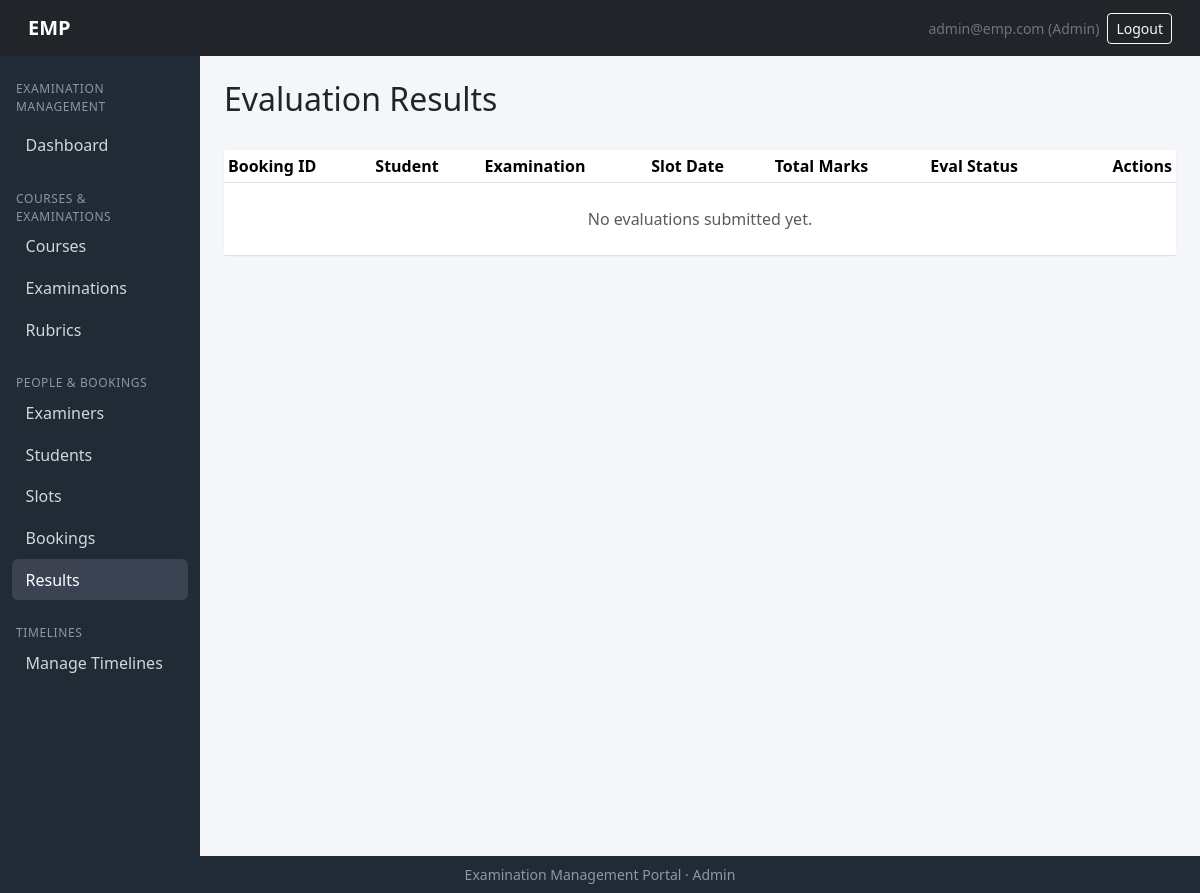
The page /admin/results (signed in) on the database as committed earlier.
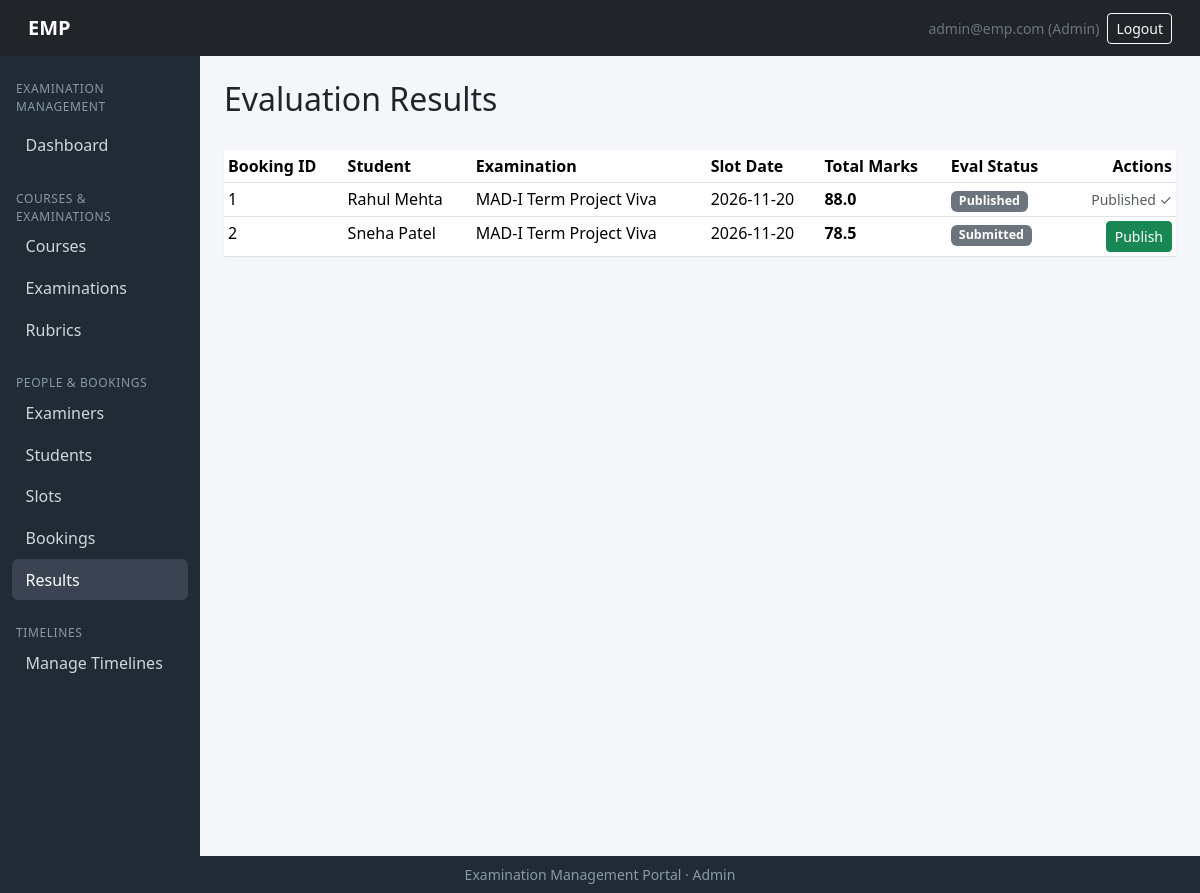
The same page on the database as committed later.
### models/models.py (models this page shows)
class Evaluation(db.Model):
    __tablename__ = "evaluations"
    id      = db.Column(db.Integer, primary_key=True)
    booking_id = db.Column(db.Integer, db.ForeignKey("bookings.id"), unique=True, nullable=False)
    examiner_id  =db.Column(db.Integer, db.ForeignKey("examiners.id"), nullable=False)
    total_marks = db.Column(db.Float)
    remarks  =db.Column(db.Text)
    status= db.Column(db.String(20), default="draft")        # draft|submitted|published
    submitted_at = db.Column(db.DateTime)
    scores       = db.relationship("EvaluationScore", backref="evaluation",
                                   cascade="all, delete-orphan")

class Student(db.Model):
    __tablename__ = "students"
    id= db.Column(db.Integer, primary_key=True)
    user_id =db.Column(db.Integer, db.ForeignKey("users.id"), unique=True, nullable=False)
    roll_no = db.Column(db.String(50), unique=True, nullable=False)
    name= db.Column(db.String(120), nullable=False)
    phone=db.Column(db.String(30))
    course_id = db.Column(db.Integer, db.ForeignKey("courses.id"))
    year  =  db.Column(db.String(20))
    status =  db.Column(db.String(20), default="active")       # active|inactive
    course= db.relationship("Course", backref="students")
    bookings=db.relationship("Booking", backref="student")

class Examination(db.Model):
    __tablename__ = "examinations"
    id   = db.Column(db.Integer, primary_key=True)
    course_id = db.Column(db.Integer, db.ForeignKey("courses.id"), nullable=False)
    name     = db.Column(db.String(150), nullable=False)
    exam_type= db.Column(db.String(30), nullable=False)   # Viva|Practical|Project Demo|Assessment
    duration = db.Column(db.Integer, nullable=False)       # in minutes ig?
    max_marks = db.Column(db.Integer, nullable=False)
    slot_creation_start = db.Column(db.DateTime)
    slot_creation_end=db.Column(db.DateTime)
    slot_booking_start  = db.Column(db.DateTime)
    slot_booking_end  = db.Column(db.DateTime)
    status = db.Column(db.String(20), default="draft")  # draft|slot_creation|booking_open|closed|completed perhaps
    rubrics = db.relationship("Rubric", backref="exam")
    slots  = db.relationship("ExaminationSlot", backref="exam")

class ExaminationSlot(db.Model):
    __tablename__ = "examination_slots"
    id  = db.Column(db.Integer, primary_key=True)
    exam_id  = db.Column(db.Integer, db.ForeignKey("examinations.id"), nullable=False)
    examiner_id=db.Column(db.Integer, db.ForeignKey("examiners.id"), nullable=False)
    date = db.Column(db.Date, nullable=False)
    start_time= db.Column(db.Time, nullable=False)
    end_time       = db.Column(db.Time, nullable=False)
    max_capacity   = db.Column(db.Integer, nullable=False)
    available_seats = db.Column(db.Integer, nullable=False)
    status         = db.Column(db.String(20), default="available")  # available|full|cancelled|completed
    bookings  = db.relationship("Booking", backref="slot")

### routes/admin_routes.py (the view)
@admin_bp.route('/results')
@login_required
def results():
    if not admin_only():
        return redirect(url_for('auth.login'))
    all_bookings = Booking.query.all()
    results_data = []
    for b in all_bookings:
        ev = b.evaluation
        if not ev:
            continue
        results_data.append({
            'booking_id': b.id,
            'evaluation_id': ev.id,
            'student_name': b.student.name,
            'exam_name': b.slot.exam.name,
            'slot_date': b.slot.date,
            'total_marks': ev.total_marks if ev.total_marks is not None else '—',
            'eval_status': ev.status.capitalize(),
        })
    return render_template('admin/results.html', results=results_data)

### app.py (called while the page is built)
@login_manager.user_loader
def load_user(user_id):
    return User.query.get(int(user_id))

### routes/admin_routes.py (called while the page is built)
def admin_only():
    if current_user.role != 'admin':
        flash('Access denied.', 'danger')
        return False
    return True

### templates/admin/results.html (shortened to what this page needs)
{% extends "admin/base_admin.html" %}
{% import "admin/_status.html"  as status %}
{% block content %}
<div class="d-flex justify-content-between align-items-center mb-4">
    <h2>Evaluation Results</h2>
</div>
<div class="card">
    <div class="table-responsive">
        <table class="table table-sm table-hover mb-0">
            <thead>
                <tr>
                    <th>Booking ID</th>
                    <th>Student</th>
                    <th>Examination</th>
                    <th>Slot Date</th>
                    <th>Total Marks</th>
                    <th>Eval Status</th>
                    <th class="text-end">Actions</th>
                </tr>
            </thead>
            <tbody>
                {% for r in results %}
                    <tr>
                        <td>{{ r.booking_id }}</td>
                        <td>{{ r.student_name }}</td>
                        <td>{{ r.exam_name }}</td>
                        <td>{{ r.slot_date }}</td>
                        <td><strong>{{ r.total_marks }}</strong></td>
                        <td>{{ status.status_badge(r.eval_status) }}</td>
                        <td class="text-end">
                            {% if r.eval_status == 'Submitted' %}
                                <form method="POST" action="{{ url_for('admin.publish_result', evaluation_id=r.evaluation_id) }}"
                                    class="d-inline" onsubmit="return confirm('Publish this result?')">
                                    <button type="submit" class="btn btn-sm btn-success">Publish</button>
                                </form>
                            {% elif r.eval_status == 'Published' %}
                                <span class="text-muted small">Published ✓</span>
                            {% else %}
                                <span class="text-muted small">Pending eval</span>
                            {% endif %}
                        </td>
                    </tr>
                {% else %}
                    <tr><td colspan="7" class="text-center text-muted py-4">No evaluations submitted yet.</td></tr>
                {% endfor %}
            </tbody>
        </table>
    </div>
</div>
{% endblock %}

### templates/admin/_status.html
{% macro status_badge(status) %}
{% set m = {
  'Draft':'secondary',
  'Slot Creation':'info',
  'Booking Open':'primary',
  'Closed':'warning',
  'Completed':'success',
  'Available':'success',
  'Full':'danger',
  'Cancelled':'dark',
  'Completed':'success',
  'Booked':'primary',
  'Cancelled':'dark',
  'Completed':'success',
  'Active':'success',
  'Inactive':'secondary',
  'Pending':'warning',
  'Approved':'success',
  'Rejected':'danger',
  'Open':'success',
  'Closed':'danger'
} %}
{% set color = m.get(status, 'secondary') %}
<span class="badge bg-{{ color }} badge-status">{{ status }}</span>
{% endmacro %}

Rows that differ between the two databases and show on the page:
added Evaluation: booking_id "1", student_name "Rahul Mehta", exam_name "MAD-I Term Project Viva", slot_date "2026-11-20", total_marks "88.0", status "Published", shows "Published ✓"
added Evaluation: booking_id "2", student_name "Sneha Patel", exam_name "MAD-I Term Project Viva", slot_date "2026-11-20", total_marks "78.5", status "Submitted"
Other text that changed with them:
text no longer shown: "No evaluations submitted yet."
